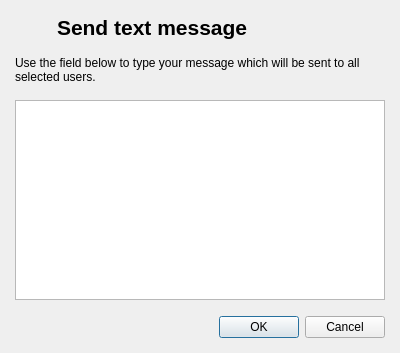
<?xml version="1.0" encoding="UTF-8"?>
<ui version="4.0">
 <author>Tobias Doerffel</author>
 <class>TextMessageDialog</class>
 <widget class="QDialog" name="TextMessageDialog">
  <property name="geometry">
   <rect>
    <x>0</x>
    <y>0</y>
    <width>400</width>
    <height>353</height>
   </rect>
  </property>
  <property name="windowTitle">
   <string>Send text message</string>
  </property>
  <property name="windowIcon">
   <iconset resource="textmessage.qrc">
    <normaloff>:/dialog-information.png</normaloff>:/dialog-information.png</iconset>
  </property>
  <layout class="QVBoxLayout">
   <property name="spacing">
    <number>16</number>
   </property>
   <property name="leftMargin">
    <number>15</number>
   </property>
   <property name="topMargin">
    <number>15</number>
   </property>
   <property name="rightMargin">
    <number>15</number>
   </property>
   <property name="bottomMargin">
    <number>15</number>
   </property>
   <item>
    <layout class="QHBoxLayout">
     <property name="spacing">
      <number>10</number>
     </property>
     <property name="leftMargin">
      <number>0</number>
     </property>
     <property name="topMargin">
      <number>0</number>
     </property>
     <property name="rightMargin">
      <number>0</number>
     </property>
     <property name="bottomMargin">
      <number>0</number>
     </property>
     <item>
      <widget class="QLabel" name="label">
       <property name="maximumSize">
        <size>
         <width>32</width>
         <height>32</height>
        </size>
       </property>
       <property name="text">
        <string/>
       </property>
       <property name="pixmap">
        <pixmap resource="textmessage.qrc">:/dialog-information.png</pixmap>
       </property>
       <property name="scaledContents">
        <bool>true</bool>
       </property>
      </widget>
     </item>
     <item>
      <widget class="QLabel" name="label_2">
       <property name="font">
        <font>
         <pointsize>16</pointsize>
         <weight>75</weight>
         <bold>true</bold>
        </font>
       </property>
       <property name="text">
        <string>Send text message</string>
       </property>
      </widget>
     </item>
    </layout>
   </item>
   <item>
    <widget class="QLabel" name="label_3">
     <property name="text">
      <string>Use the field below to type your message which will be sent to all selected users.</string>
     </property>
     <property name="wordWrap">
      <bool>true</bool>
     </property>
    </widget>
   </item>
   <item>
    <widget class="QTextEdit" name="textEdit"/>
   </item>
   <item>
    <widget class="QDialogButtonBox" name="buttonBox">
     <property name="standardButtons">
      <set>QDialogButtonBox::Cancel|QDialogButtonBox::Ok</set>
     </property>
    </widget>
   </item>
  </layout>
 </widget>
 <resources>
  <include location="textmessage.qrc"/>
 </resources>
 <connections>
  <connection>
   <sender>buttonBox</sender>
   <signal>accepted()</signal>
   <receiver>TextMessageDialog</receiver>
   <slot>accept()</slot>
   <hints>
    <hint type="sourcelabel">
     <x>199</x>
     <y>384</y>
    </hint>
    <hint type="destinationlabel">
     <x>199</x>
     <y>206</y>
    </hint>
   </hints>
  </connection>
  <connection>
   <sender>buttonBox</sender>
   <signal>rejected()</signal>
   <receiver>TextMessageDialog</receiver>
   <slot>reject()</slot>
   <hints>
    <hint type="sourcelabel">
     <x>199</x>
     <y>384</y>
    </hint>
    <hint type="destinationlabel">
     <x>199</x>
     <y>206</y>
    </hint>
   </hints>
  </connection>
 </connections>
</ui>
